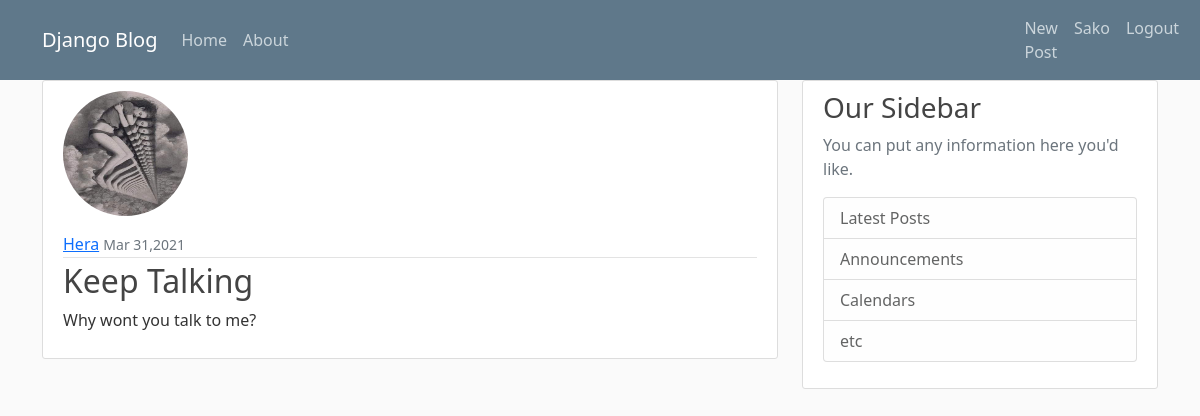
Screenshot of /post/3/ (signed in) with the database file from the repository.
### Blog/models.py (models this page shows, shortened)
class Post(models.Model):
    Title = models.CharField(max_length=50)
    Date_posted = models.DateTimeField(default=timezone.now)
    Content = models.TextField()
    Author=models.ForeignKey(User,on_delete=models.CASCADE)

### User/models.py (models this page shows, shortened)
class Profile(models.Model):
    user=models.OneToOneField(User, on_delete=models.CASCADE)
    profile_pic=models.ImageField(default="default.jpg",upload_to='profile_pics')

### Blog/views.py (the view)
# urls.py: path('post/<int:pk>/', views.PostDetailView.as_view(),name="post-detail"),
class PostDetailView(LoginRequiredMixin,DetailView):
    model= Post

### Blog/Templates/Blog/Post_detail.html (shortened to what this page needs)
{% extends 'blog/base.html'%}
{% block content %}
    <article class="media content-section">
      <div>
        <img class="rounded-circle account-img" src="{{object.Author.profile.profile_pic.url}}">
    </div>
        <div class="media-body">
          <div class="article-metadata">
            <a class="mr-2" href="#">{{ object.Author }}</a>
            <small class="text-muted">{{ object.Date_posted | date:"M d,Y" }}</small>
          </div>
          <h2 class="article-title" >{{ object.Title }}</h2>
          <p class="article-content">{{ object.Content }}</p>
        </div>
      </article>
{% endblock %}

### Blog/Templates/Blog/Base.html (shortened to what this page needs)
{% load static %}
<!doctype html>
<html lang="en">
  <head>
    <link href="https://cdn.jsdelivr.net/npm/bootstrap@5.0.0-beta3/dist/css/bootstrap.min.css" rel="stylesheet">
    <link rel="stylesheet" type="text/css" href="{% static 'Blog/main.css' %}">
  </head>
  <body>
    <header class="site-header">
        <nav class="navbar navbar-expand-md navbar-dark bg-steel fixed-top">
          <div class="container">
            <a class="navbar-brand mr-4" href="/">Django Blog</a>
            <div class="collapse navbar-collapse" id="navbarToggle">
              <div class="navbar-nav mr-auto">
                <a class="nav-item nav-link" href="/">Home</a>
                <a class="nav-item nav-link" href="{% url 'blog-about'%}">About</a>
              </div>
              {% if user.is_authenticated %}
                <div class="navbar-nav" style="margin-left: 45rem;">
                  <a class="nav-item nav-link" href="{% url 'post-create' %}">New Post</a>
                  <a class="nav-item nav-link" href="{% url 'user-profile' %}">{{user.username}}</a>
                  <a class="nav-item nav-link" href="{% url 'user-logout' %}">Logout</a>
                </div>
              {% else %}
              <div class="navbar-nav" style="margin-left: 45rem;">
                <a class="nav-item nav-link" href="{% url 'user-login' %}">Login</a>
                <a class="nav-item nav-link" href="{% url 'user-register' %}">Register</a>
              </div>
              {% endif %}
            </div>
          </div>
        </nav>
      </header>
      <main role="main" class="container">
        <div class="row">
        <div class="col-md-8">
            {% block content %}{% endblock %}
        </div>
        <div class="col-md-4">
            <div class="content-section">
            <h3>Our Sidebar</h3>
            <p class='text-muted'>You can put any information here you'd like.
                <ul class="list-group">
                <li class="list-group-item list-group-item-light">Latest Posts</li>
                <li class="list-group-item list-group-item-light">Announcements</li>
                <li class="list-group-item list-group-item-light">Calendars</li>
                <li class="list-group-item list-group-item-light">etc</li>
                </ul>
            </p>
            </div>
        </div>
        </div>
    </main>
  </body>
</html>

### Blog/Static/Blog/main.css (style rules this page uses)
body { background: #fafafa; color: #333333; margin-top: 5rem; }
h1, h2, h3, h4, h5, h6 { color: #444444; }
ul { margin: 0; }
.bg-steel { background-color: #5f788a; }
.site-header .navbar-nav .nav-link { color: #cbd5db; }
.content-section { background: #ffffff; padding: 10px 20px; border: 1px solid #dddddd; border-radius: 3px; margin-bottom: 20px; }
.article-title { color: #444444; text-decoration: none; }
.article-content { white-space: pre-line; }
.article-metadata { padding-bottom: 1px; margin-bottom: 4px; border-bottom: 1px solid #e3e3e3 }
.account-img { height: 125px; width: 125px; margin-right: 20px; margin-bottom: 16px; }

### rows the page displays
Post: Author.profile.profile_pic (placeholder picture), Author "Hera", Date_posted "Mar 31,2021", Title "Keep Talking", Content "Why wont you talk to me?"

### other values shown
{{ user.username }} "Sako"
